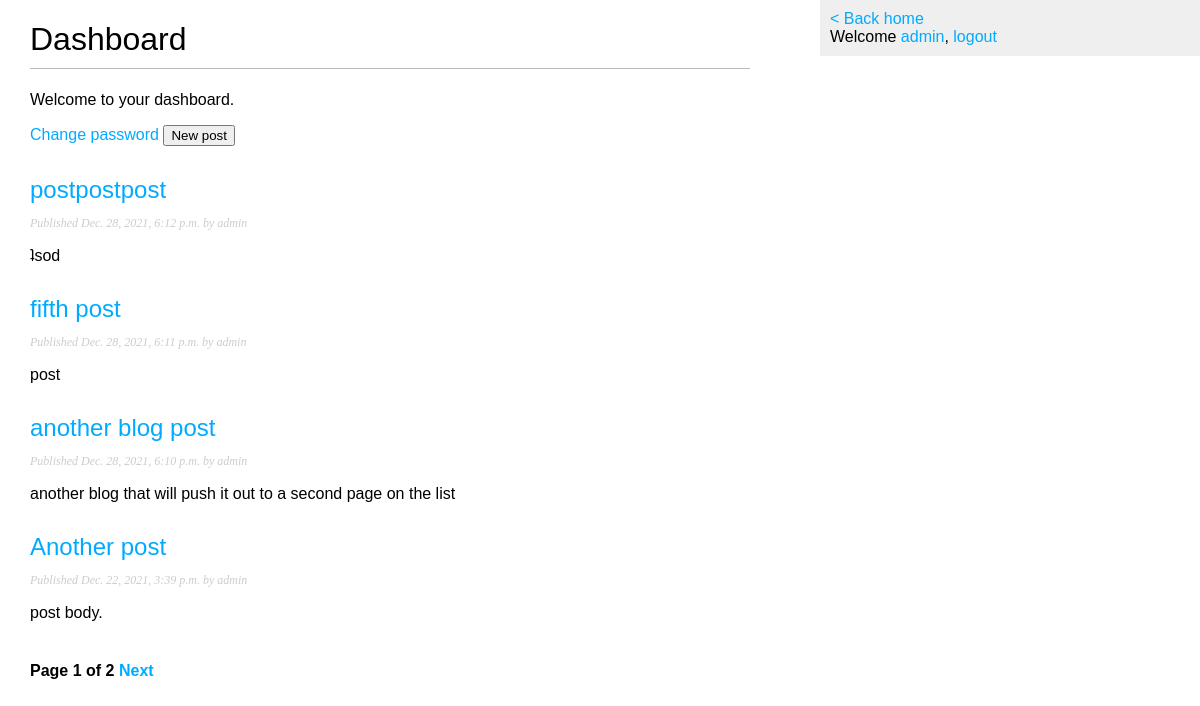
The page /dashboard/ (signed in) on the database its author committed.
### blog/models.py (models this page shows, shortened)
class Post(models.Model):
    STATUS_CHOICES = (
        ("draft", "Draft"),
        ("published", "Published"),
    )
    title = models.CharField(max_length=250)
    slug = models.SlugField(max_length=250, unique_for_date="publish")
    author = models.ForeignKey(User,
        on_delete=models.CASCADE,
        related_name="blog_posts")
    body = models.TextField()
    publish = models.DateTimeField(default=timezone.now)
    created = models.DateTimeField(auto_now_add=True)
    updated = models.DateTimeField(auto_now_add=True)
    status = models.CharField(max_length=10, choices=STATUS_CHOICES, default="draft")
    objects = models.Manager()
    published = PublishedManager()
    class Meta:
        ordering = ("-publish",)
    def get_absolute_url(self):
        return reverse("blog:post_detail",
                       args=[self.publish.year,
                             self.publish.month,
                             self.publish.day, self.slug])

### blog/views.py (the view)
# urls.py: path("dashboard/", views.dashboard, name="dashboard"),
@login_required
def dashboard(request):
    object_list = Post.published.filter(author=request.user)
    paginator = Paginator(object_list, 4) # 4 posts in each page
    page = request.GET.get('page')
    try:
        posts = paginator.page(page)
    except PageNotAnInteger:
        posts = paginator.page(1)
    except EmptyPage:
        posts = paginator.page(paginator.num_pages)
    return render(request,
                "blog/dashboard.html",
                {'page': page,
                "posts": posts})

### blog/models.py (called while the page is built)
    def get_queryset(self):
        return super(PublishedManager,
                self).get_queryset()\
                    .filter(status='published')

### blog/templates/blog/dashboard.html (shortened to what this page needs)
{% extends "blog/base.html" %}
{% block content %}
    <h1>Dashboard</h1>
    <p>Welcome to your dashboard.</p>
    <a href="{% url 'blog:password_change' %}">Change password</a>
    <button >New post</button>
    {% for post in posts %}
        <h2>
            <a href="{{post.get_absolute_url}}">
                {{ post.title }}
            </a>
        </h2>
        <p class="date">
            Published {{ post.publish }} by {{ post.author }}
        </p>
        {{ post.body|truncatewords:30|linebreaks}}
    {% endfor %}
    {% include "pagination.html" with page=posts %}
{% endblock %}

### blog/templates/blog/base.html (shortened to what this page needs)
{% load static %}
<!DOCTYPE html>
<html lang="en">
<head>
    <link rel="stylesheet" href="{% static 'css/style.css' %}">
</head>
<body>
    <div id="content">
        {% block content %}
        {% endblock %}
    </div>
    <div id="sidebar">
        <a href="{% url 'blog:post_list' %}">< Back home</a>
        <div class="user">
            {% if request.user.is_authenticated %}
                Welcome <a href="{% url 'blog:dashboard' %}">{{ request.user.username }}</a>,
                <a href="{% url 'blog:logout' %}">logout</a>
            {% else %}
                <a href="{% url 'blog:login' %}">Login</a>
                <a href="{% url 'blog:register' %}">Register</a>
            {% endif %}
        </div>
    </div>
</body>
</html>

### blog/static/css/style.css (style rules this page uses)
body { margin:0; padding:0; font-family:helvetica, sans-serif; }
a { color:#00abff; text-decoration:none; }
h1 { font-weight:normal; border-bottom:1px solid #bbb; padding:0 0 10px 0; }
h2 { font-weight:normal; margin:30px 0 0; }
#content { float:left; width:60%; padding:0 0 0 30px; }
#sidebar { float:right; width:30%; padding:10px; background:#efefef; height:100%; }
p.date { color:#ccc; font-family: georgia, serif; font-size: 12px; font-style: italic; }

### rows shown on the page
Post: title "postpostpost", publish "Dec. 28, 2021, 6:12 p.m.", author "admin", body "ʇsod"
Post: title "fifth post", publish "Dec. 28, 2021, 6:11 p.m.", author "admin", body "post"
Post: title "another blog post", publish "Dec. 28, 2021, 6:10 p.m.", author "admin", body "another blog that will push it out to a second page on the list"
Post: title "Another post", publish "Dec. 22, 2021, 3:39 p.m.", author "admin", body "post body."

### other values the page prints
{{ page.number }} "1"
{{ page.paginator.num_pages }} "2"
{{ request.user.username }} "admin"
